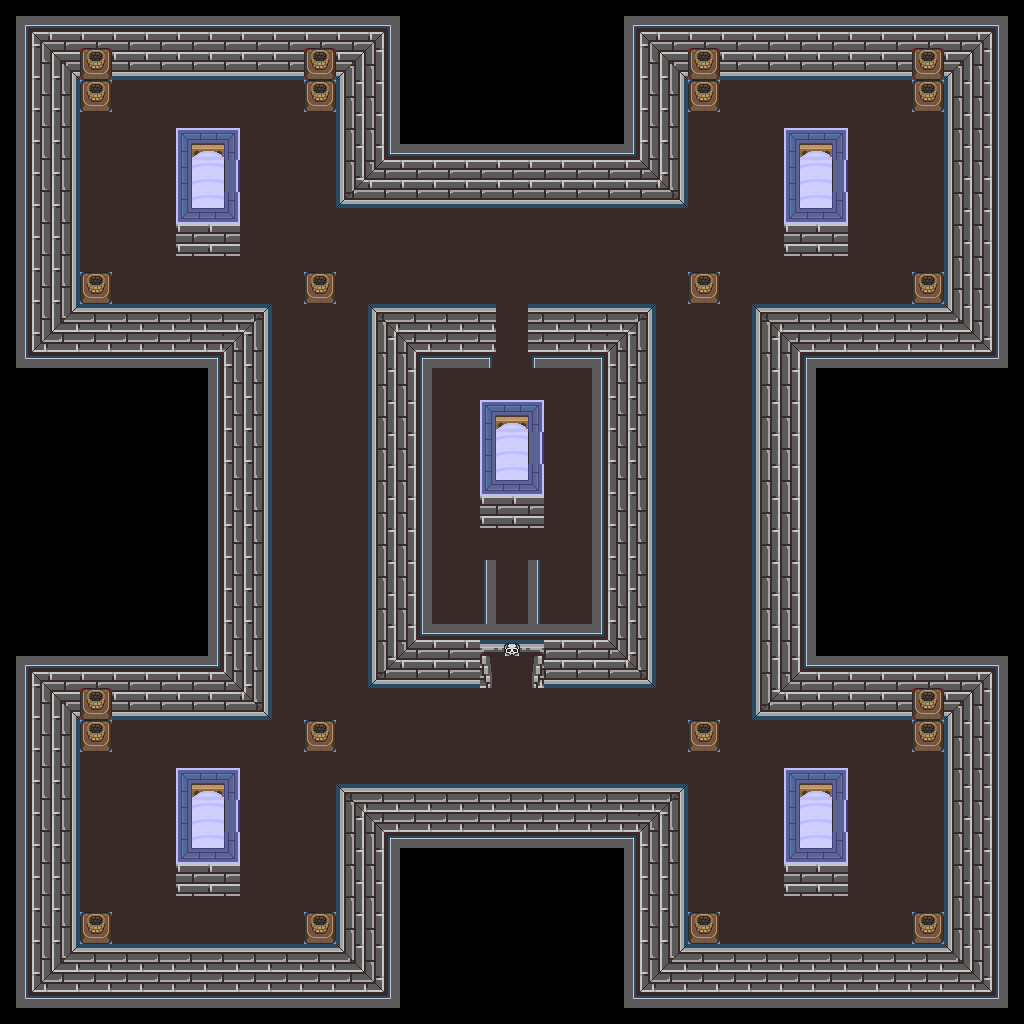

This game map was drawn from its Tiled (.tmx) file and the tilesets committed beside it. A one-line description and the trimmed map source follow:
An orthogonal 64x64 tile map with 16x16 px tiles, 1 tile layer (base), 1 hidden layer not drawn and 26 objects.

<map version="1.10" tiledversion="1.12.1" orientation="orthogonal" renderorder="right-down" width="64" height="64" tilewidth="16" tileheight="16" infinite="0" nextlayerid="3" nextobjectid="27">
 <tileset firstgid="1" source="../classiciphone_pics4.tsx" />
 <layer id="1" name="base" width="64" height="64">
  <data>[4096 cells, 4096 non-empty, 97 distinct tile ids]</data>
 </layer>
 <layer id="2" name="collision" width="64" height="64" visible="0">
  <properties><property name="collision" value="true" /></properties>
  <data>[4096 cells, 2642 non-empty, 1 distinct tile ids]</data>
 </layer>
 <objectgroup id="3" name="npcs">
  <object id="1" x="496.0" y="656.0" width="16" height="16">
   <properties>
    <property name="gani" value="darkstep2.png" />
    <property name="script" type="string">-- Auto-converted from GraalScript
-- [CLIENT-SIDE — server no-op]
-- dontblock;
-- drawunderplayer;</property>
   </properties>
  </object>
  <object id="2" x="480.0" y="560.0" width="16" height="16">
   <properties>
    <property name="gani" value="stonestairs.png" />
    <property name="script" type="string">-- Auto-converted from GraalScript
-- [CLIENT-SIDE — server no-op]
-- dontblock;
-- drawunderplayer;</property>
   </properties>
  </object>
  <object id="3" x="80.0" y="48.0" width="16" height="16">
   <properties>
    <property name="gani" value="darkpillar.png" />
    <property name="script" type="string">-- Auto-converted from GraalScript
</property>
   </properties>
  </object>
  <object id="4" x="304.0" y="48.0" width="16" height="16">
   <properties>
    <property name="gani" value="darkpillar.png" />
    <property name="script" type="string">-- Auto-converted from GraalScript
</property>
   </properties>
  </object>
  <object id="5" x="304.0" y="240.0" width="16" height="16">
   <properties>
    <property name="gani" value="darkpillar.png" />
    <property name="script" type="string">-- Auto-converted from GraalScript
-- if (playerenters) {
self.dontblock = true
end</property>
   </properties>
  </object>
  <object id="6" x="80.0" y="240.0" width="16" height="16">
   <properties>
    <property name="gani" value="darkpillar.png" />
    <property name="script" type="string">-- Auto-converted from GraalScript
-- if (playerenters) {
self.dontblock = true
end</property>
   </properties>
  </object>
  <object id="7" x="688.0" y="240.0" width="16" height="16">
   <properties>
    <property name="gani" value="darkpillar.png" />
    <property name="script" type="string">-- Auto-converted from GraalScript
-- [CLIENT-SIDE — server no-op]
-- function onCreated()
-- {dontblock();}
-- /*
-- function onActionPush() {
-- npcs[testnpc(30.5,13.5)].trigger("Activate",NULL);
-- }
-- */</property>
   </properties>
  </object>
  <object id="8" x="688.0" y="48.0" width="16" height="16">
   <properties>
    <property name="gani" value="darkpillar.png" />
    <property name="script" type="string">-- Auto-converted from GraalScript
</property>
   </properties>
  </object>
  <object id="9" x="912.0" y="48.0" width="16" height="16">
   <properties>
    <property name="gani" value="darkpillar.png" />
    <property name="script" type="string">-- Auto-converted from GraalScript
</property>
   </properties>
  </object>
  <object id="10" x="912.0" y="240.0" width="16" height="16">
   <properties>
    <property name="gani" value="darkpillar.png" />
    <property name="script" type="string">-- Auto-converted from GraalScript
-- if (playerenters) {
self.dontblock = true
end</property>
   </properties>
  </object>
  <object id="11" x="912.0" y="688.0" width="16" height="16">
   <properties>
    <property name="gani" value="darkpillar.png" />
    <property name="script" type="string">-- Auto-converted from GraalScript
</property>
   </properties>
  </object>
  <object id="12" x="688.0" y="688.0" width="16" height="16">
   <properties>
    <property name="gani" value="darkpillar.png" />
    <property name="script" type="string">-- Auto-converted from GraalScript
-- if (playerenters) {
self.dontblock = true
end</property>
   </properties>
  </object>
  <object id="13" x="912.0" y="880.0" width="16" height="16">
   <properties>
    <property name="gani" value="darkpillar.png" />
    <property name="script" type="string">-- Auto-converted from GraalScript
-- if (playerenters) {
self.dontblock = true
end</property>
   </properties>
  </object>
  <object id="14" x="688.0" y="880.0" width="16" height="16">
   <properties>
    <property name="gani" value="darkpillar.png" />
    <property name="script" type="string">-- Auto-converted from GraalScript
-- if (playerenters) {
self.dontblock = true
end</property>
   </properties>
  </object>
  <object id="15" x="304.0" y="880.0" width="16" height="16">
   <properties>
    <property name="gani" value="darkpillar.png" />
    <property name="script" type="string">-- Auto-converted from GraalScript
-- if (playerenters) {
self.dontblock = true
end</property>
   </properties>
  </object>
  <object id="16" x="304.0" y="688.0" width="16" height="16">
   <properties>
    <property name="gani" value="darkpillar.png" />
    <property name="script" type="string">-- Auto-converted from GraalScript
-- if (playerenters) {
self.dontblock = true
end</property>
   </properties>
  </object>
  <object id="17" x="80.0" y="880.0" width="16" height="16">
   <properties>
    <property name="gani" value="darkpillar.png" />
    <property name="script" type="string">-- Auto-converted from GraalScript
-- if (playerenters) {
self.dontblock = true
end</property>
   </properties>
  </object>
  <object id="18" x="80.0" y="688.0" width="16" height="16">
   <properties>
    <property name="gani" value="darkpillar.png" />
    <property name="script" type="string">-- Auto-converted from GraalScript
</property>
   </properties>
  </object>
  <object id="19" x="480.0" y="400.0" width="16" height="16">
   <properties>
    <property name="gani" value="vamptomb.png" />
    <property name="script" type="string">-- Auto-converted from GraalScript
-- [CLIENT-SIDE — server no-op]
-- dontblock;
-- drawunderplayer;</property>
   </properties>
  </object>
  <object id="20" x="480.0" y="304.0" width="16" height="16">
   <properties>
    <property name="gani" value="stonestairs.png" />
    <property name="script" type="string">-- Auto-converted from GraalScript
-- [CLIENT-SIDE — server no-op]
-- dontblock;
-- drawunderplayer;</property>
   </properties>
  </object>
  <object id="21" x="784.0" y="128.0" width="16" height="16">
   <properties>
    <property name="gani" value="vamptomb.png" />
    <property name="script" type="string">-- Auto-converted from GraalScript
-- [CLIENT-SIDE — server no-op]
-- dontblock;
-- drawunderplayer;</property>
   </properties>
  </object>
  <object id="22" x="176.0" y="128.0" width="16" height="16">
   <properties>
    <property name="gani" value="vamptomb.png" />
    <property name="script" type="string">-- Auto-converted from GraalScript
-- [CLIENT-SIDE — server no-op]
-- dontblock;
-- drawunderplayer;</property>
   </properties>
  </object>
  <object id="23" x="176.0" y="768.0" width="16" height="16">
   <properties>
    <property name="gani" value="vamptomb.png" />
    <property name="script" type="string">-- Auto-converted from GraalScript
-- [CLIENT-SIDE — server no-op]
-- dontblock;
-- drawunderplayer;</property>
   </properties>
  </object>
  <object id="24" x="784.0" y="768.0" width="16" height="16">
   <properties>
    <property name="gani" value="vamptomb.png" />
    <property name="script" type="string">-- Auto-converted from GraalScript
-- [CLIENT-SIDE — server no-op]
-- dontblock;
-- drawunderplayer;</property>
   </properties>
  </object>
  </objectgroup>
</map>
<!-- 2 of 26 objects omitted -->
